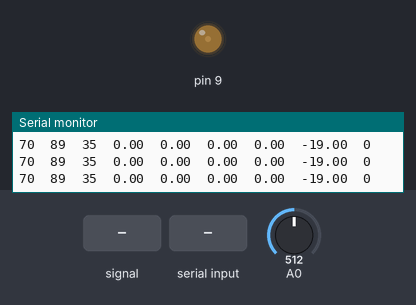
Bench run of a sketch on a simulated Arduino Uno, built with avr-gcc and run on an emulated ATmega328P. Parts: output pins drawn as LEDs (lit = HIGH), the last lines printed to the serial monitor. The test bench sets the inputs (shaded band); at power-on: A0 = 512.

Above: at 1.2 s.
1.3 s: A0 set to 306
At 3.5 s:
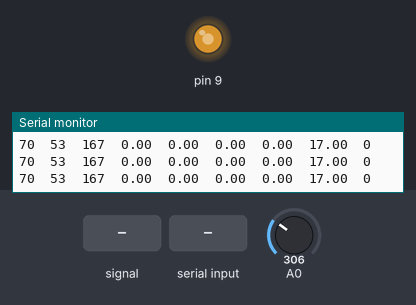
4.3 s: A0 fed a 2 Hz sine of ±306 counts around its level
At 4.67 s:
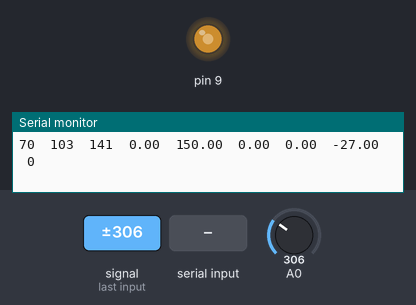
7.3 s: "30,150\n" received over Serial
10.3 s: A0 set to 0
13.3 s: "90,45\n" received over Serial
At 14.6 s:
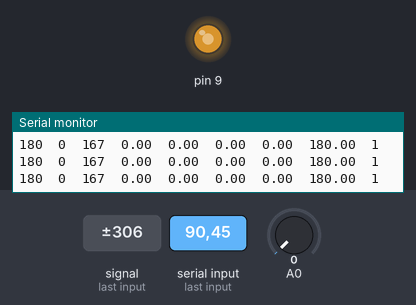
14.9 s: A0 set to 1023
Timing chart, 0 to 18.9 s (numbered marks = the images above; inputs shaded):
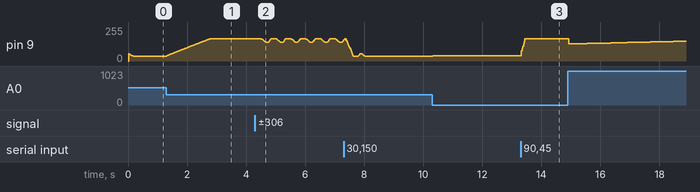

Measured:
- after the input at 1.3 s, pin 9: moves from 35/255 to 167/255 over 1.5 s, starting at once
- after the input at 13.3 s, pin 9: 39/255 → 167/255 at once

The sketch:

testePIDFreio3.ino
```cpp
  #include <PWM.h>
  #include <SoftwareSerial.h>

  #define LASTERRORINI 100000
  //#define LIMTOP -10 bom subida
  //#define LIMDOWN 15
  #define LIMTOP -10
  #define LIMDOWN 5
  #define SUMMAX 5
  #define TOL 2
  #define TOLKI 15


  float lastProcess = 0;
  float lastError = LASTERRORINI;
  float kp = 0.1, ki = 0.001, kd = 0.003, kb = 5;
  float servo = 55;
  float breaker = 0, delta = 0, sum = 0;
  int targetAcel = 70, lasttargetAcel = 70, pwm = 0;
  int throttle = 0, throttleMedia = 0;
  boolean flagBreak = true;
  int32_t frequency = 50;
  bool success = false;


  void setup() {
      InitTimersSafe();
      // Inicializa serial
      Serial.begin(38400);
      // Limpa qualquer dado que estiver na serial
      Serial.flush();
      // Define o pino 9 para o PWM do servo
      success = SetPinFrequencySafe(9, frequency);
      // Inicializa a váriavel de tempo
      lastProcess = millis();

  }

  void loop() {
      // Lê o valor alvo da serial
      if (Serial.available() > 0) {
          delay(10);
          targetAcel = (Serial.read() - '0') * 100 + (Serial.read() - '0') * 10 + (Serial.read() - '0');

          if (targetAcel < 0)
              targetAcel = 0;

          if (targetAcel > 180)
              targetAcel = 180;
      }


      // Lê o valor do potenciômetro usando a média das leituras para evitar ruídos
      throttleMedia = 0;

      for (int j = 0; j < 100; j++)  {
          throttle = analogRead(A0);
          // Mapeia o valor do potenciômetro de 0-1023 para os ângulos de 0-180
          throttle = map(throttle, 0, 1023, 0, 179);
          throttleMedia += throttle;
      }
      throttle = throttleMedia / 100.0;

      // Soma o valor do ângulo atual do servo com a correção do PID
      servo += PID();

      // Define os limites de rotação do servo
      if (servo > 167)
        servo = 167;
      if (servo < 35)
        servo = 35;

      // Zera a soma dos erros integrativos do PID caso a leitura do potenciômetro esteja fora da tolerância
      if ((throttle > (targetAcel + TOLKI)) || (throttle < (targetAcel - TOLKI)))
        sum = 0;

      // Define um intervalo máximo para a soma dos erros integrativos
      if (sum > SUMMAX)
        sum = SUMMAX;
      if (sum < -SUMMAX)
        sum = -SUMMAX;

      // Ajusta o valor do servo para inteiro
      pwm = (int)servo;

      // Define a posição do ângulo do servo
      pwmWrite(9, pwm);

      delay(1);

// Debugging...
      Serial.print(targetAcel);
      Serial.print("\t");
      Serial.print(throttle);
      Serial.print("\t");
      Serial.print(pwm);
      Serial.print("\t");
      Serial.print(sum);
      Serial.print("\t");
      Serial.print(delta);
      Serial.print("\t");
      Serial.print(breaker);
      Serial.print("\t");
      //Serial.println();
  }


  float PID() {
      float P, I, D, B, myPID, dt, error;

      // Cáculo do erro associado as medições
      error = targetAcel - throttle;

      // Cálculo do delta de tempo
      dt = (millis() - lastProcess) / 1000.0;

      // Cálculo da componente proporcional
      P = kp * error;

      // Cálculo da componente integrativa
      sum += (error * dt);
      I = ki * sum;

      // Cálculo da componente derivativa
      // Para evitar divisão por 0 confere-se o dt > 0 e se o lastError é o definido pela primeira vez
      if ((dt > 0) && (lastError != 100000)) {
        delta = ((error - lastError) / dt);
        D = kd * delta;
      }
      else
        D = delta = 0;

      // Define que o freio não deve ser usado no caso de os sinais da última leitura e da atual forem diferentes(quando a curva muda de sinal), ou se a atual for 0(chegou no setpoint)
      if (((error > 0) && (lastError < 0)) || ((error < 0) && (lastError > 0)) || (error == 0))
        flagBreak = false;

      // Define o uso do freio caso o setpoint mudar
      if ((targetAcel != lasttargetAcel))
        flagBreak = true;

      // Atualiza o último setpoint
      lasttargetAcel = targetAcel;

      // Caso o freio esteja definido pra ser usado e o setpoint não tenha sido alcançado
      if ((flagBreak) && (error != 0))
        breaker = delta / (error * error);
      else
        breaker = 0;

      // Cálculo da componente do freio
      B = kb * breaker;

      // Define limites de atuação do freio
      if(B > LIMDOWN)
        B = LIMDOWN;

      if(B < LIMTOP)
        B = LIMTOP;

      // Atualização dos valores do último erro e tempo
      lastError = error;
      lastProcess  = millis();

      // Resultado do PID
      myPID = P + I + D + B;

      Serial.print(B);
      Serial.print("\t");
      Serial.print(error);
      Serial.print("\t");
      Serial.print(flagBreak);
      Serial.println();

      return myPID;
  }
```
